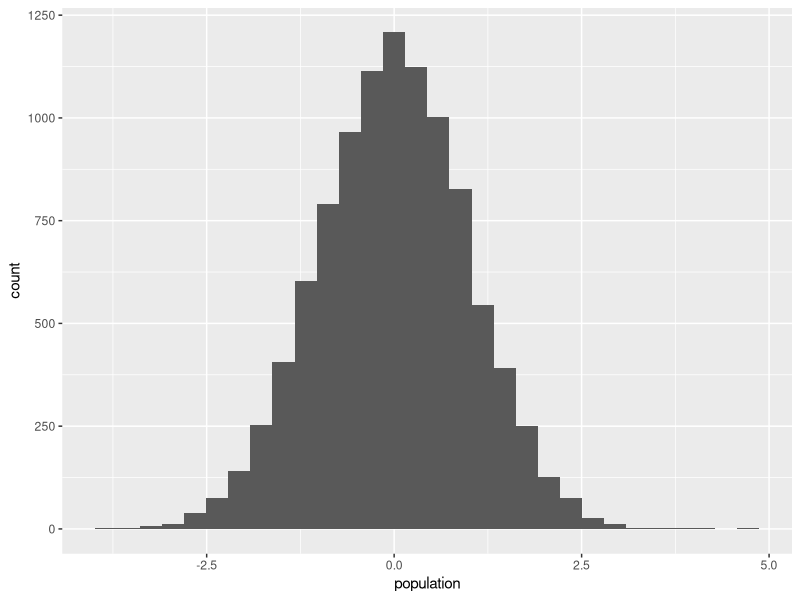
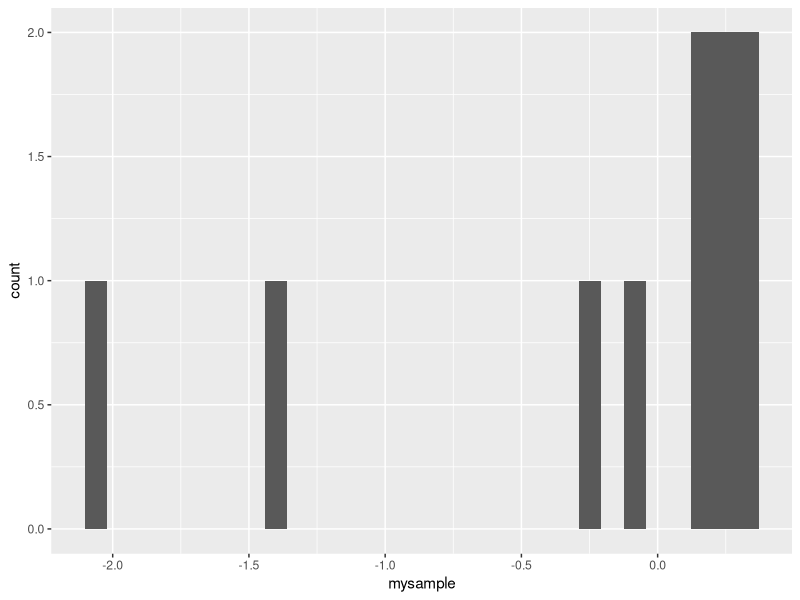
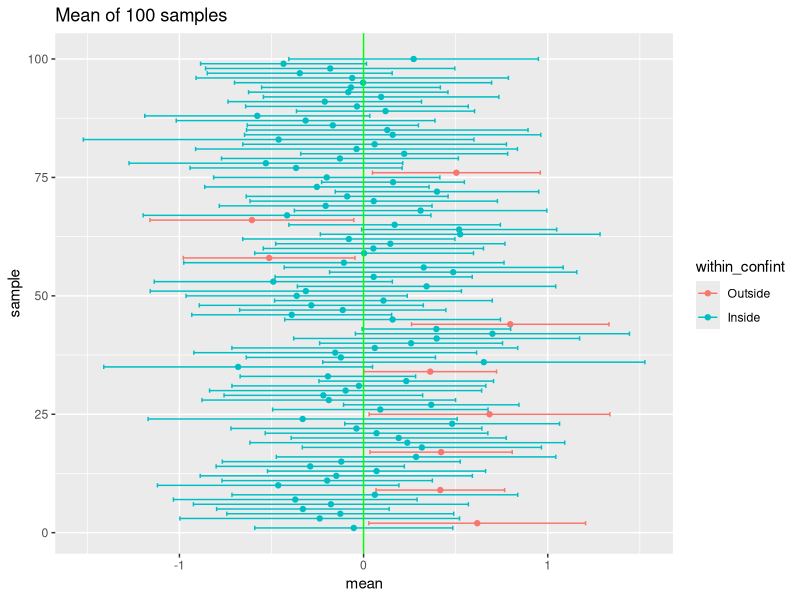
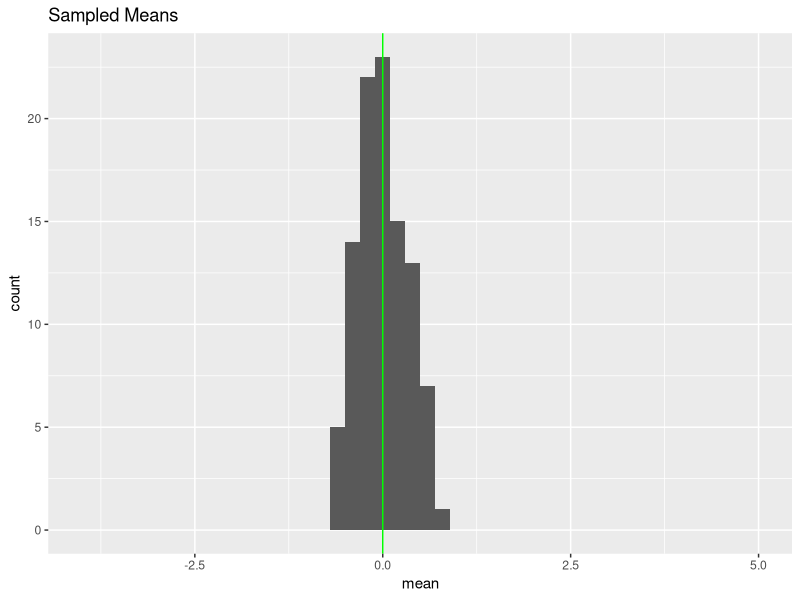
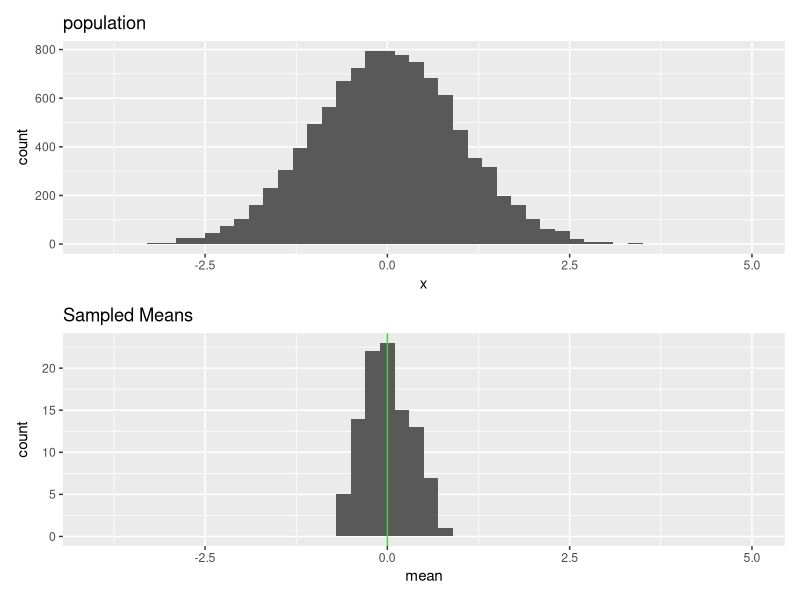
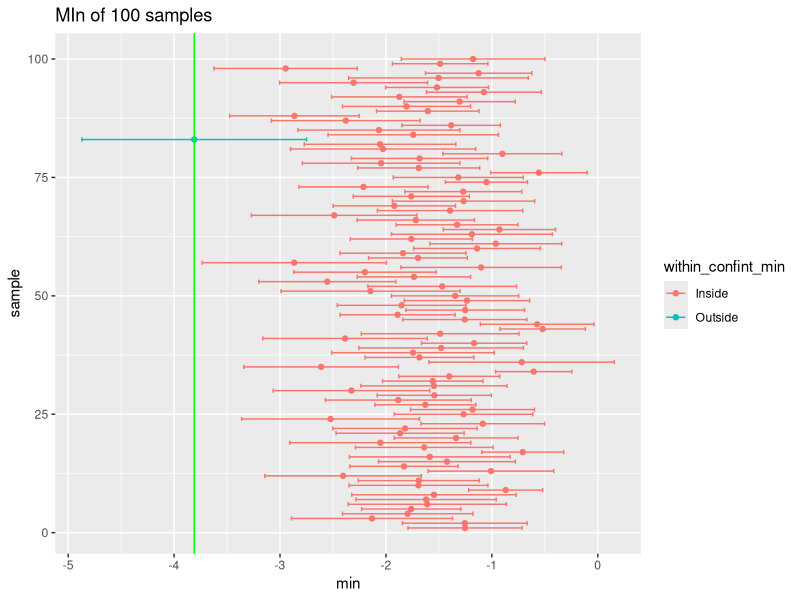
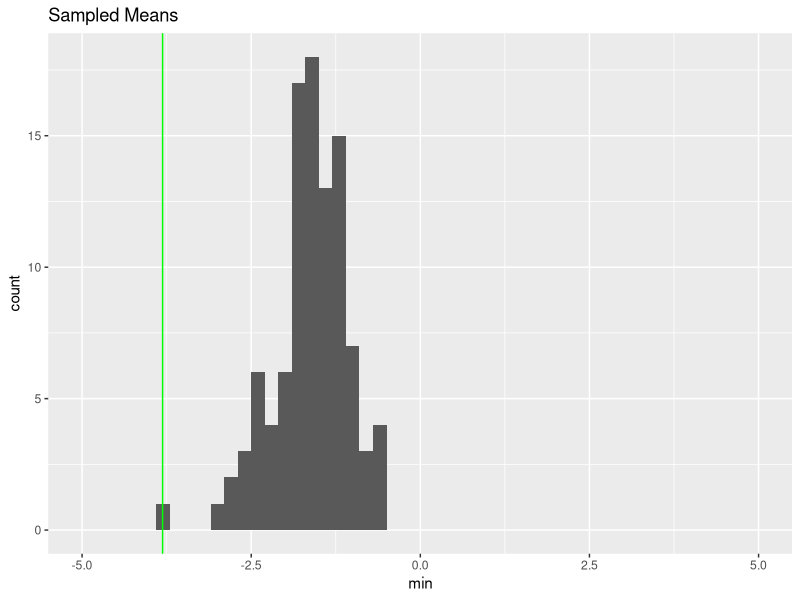

Reproduce these figures in R, in order.
## ---- chunk 1

knitr::opts_chunk$set(message=F, warning=F, comment=NA) #these are just Rmarkdown visual options

## ---- chunk 2

library(ggplot2)

## ---- chunk 3

#random generation for the normal distribution with mean equal to mean and standard deviation equal to sd.
population <- rnorm(10000, mean=0, sd=1)

ggplot() + geom_histogram(aes(population)) #do a simple histogram
## ---- chunk 4
sample_size <- 10 # you can play around with this number

mysample <- sample(population, sample_size) #take a data + a sample size 

ggplot() + geom_histogram(aes(mysample)) #do a simple histogram

## ---- chunk 5
summary(mysample)
## ---- chunk 6

size = 100

#this creates a dataframe with fix parameters (do not need to understand this code)
#rep() juste repeat a number over the number of time you want

# this is are all random number has placeholder for later
mySampleRes <- data.frame(mean=rep(0,size),
                          sd=rep(1,size),
                          sample = rep(NA,size),
                          se=rep(1/sqrt(10),size), 
                          confintLow=rep(0,size),
                          confintHi=rep(0,size))

head(mySampleRes) # all rows are the same for now
## ---- chunk 7

#loop through each row

for (i in 1:size){
  mysample <- sample(population, sample_size)#sample from population, same as above
  mySampleRes$sample[i] <- i #assign an incemental index 
  mySampleRes$mean[i] <- mean(mysample) #calculate the mean of this random sample
  mySampleRes$sd[i] <- sd(mysample) #calculate the standard deviation of this random sample
  mySampleRes$min[i] <- min(mysample) #calculate the minimum of this random
  mySampleRes$se[i] <- mySampleRes$sd[i]/sqrt(sample_size) #calculate the sampling error of this random sample
  mySampleRes$confintLow[i] <- mySampleRes$mean[i]-1.96*mySampleRes$se[i] #calculate the lower 95% confidence interval of this random sample
  mySampleRes$confintHi[i] <- mySampleRes$mean[i]+1.96*mySampleRes$se[i] #calculate the upper 95% confidence 
}

head(mySampleRes)


# for reference:
# Confidence level Confidence interval (mean ± sampling error)
# 68% mean ± (1.0) x (SE)
# 95% mean ± (1.96) x (SE)
# 99% mean ± (2.58) x (SE) 
# Bonus: Can you describe/explain/visualize why ?
## ---- chunk 8

mySampleRes$within_confint <- factor(mySampleRes$confintLow < 0 & mySampleRes$confintHi > 0, labels = c("Outside", "Inside")) # create variable to check if we have found and estimate (mean) which its confindence intervals doesn't include 0


table(mySampleRes$within_confint)

## ---- chunk 9
ggplot(mySampleRes,
       aes(sample,mean,color = within_confint))+
  geom_point()+
  geom_errorbar(aes(ymin = confintLow,ymax = confintHi))+
  geom_hline(yintercept = 0,color = "green")+
  coord_flip()+
  labs(title = "Mean of 100 samples")
## ---- chunk 10
p_sample <- ggplot()+
  geom_histogram(data = mySampleRes,
                 aes(x=mean),binwidth = .2) +
  xlim(round(min(population)),round(max(population))) +
  geom_vline(xintercept = 0,color = "green") +
  labs(title = "Sampled Means")

p_sample
## ---- chunk 11
library(patchwork)
#install.packages('patchwork')
p_population <- ggplot()+
                geom_histogram(data = data.frame(x = population),
                               aes(x=x),binwidth = .2)+
                  xlim(round(min(population)),round(max(population)))+
                  labs(title = "population")


p_population / p_sample
## ---- chunk 12
true_min <- min(population)
## ---- chunk 13

mySampleRes$confintLow_min <- mySampleRes$min-1.96*mySampleRes$se #calculate the lower 95% confidence interval of this random sample
mySampleRes$confintHi_min <- mySampleRes$min+1.96*mySampleRes$se #calculate the upper 95% confidence interval of this random sample
## ---- chunk 14

mySampleRes$within_confint_min <- ifelse(mySampleRes$confintLow_min < true_min & mySampleRes$confintHi_min > true_min,"Outside","Inside") # create variable to check if we have found and estimate (mean) which its confindence intervals doesn't include 0
  
## ---- chunk 15
ggplot(mySampleRes,
       aes(sample,min,color = within_confint_min))+
  geom_point()+
  geom_errorbar(aes(ymin = confintLow_min,ymax = confintHi_min))+
  geom_hline(yintercept = true_min,color = "green")+
  coord_flip()+
  labs(title = "MIn of 100 samples")
## ---- chunk 16
p_sample_min <- ggplot()+
  geom_histogram(data = mySampleRes,
                 aes(x=min),
                 binwidth = .2) +
  xlim(round(min(population))-1,round(max(population))) +
  geom_vline(xintercept = true_min,color = "green") +
  labs(title = "Sampled Means")

p_sample_min
